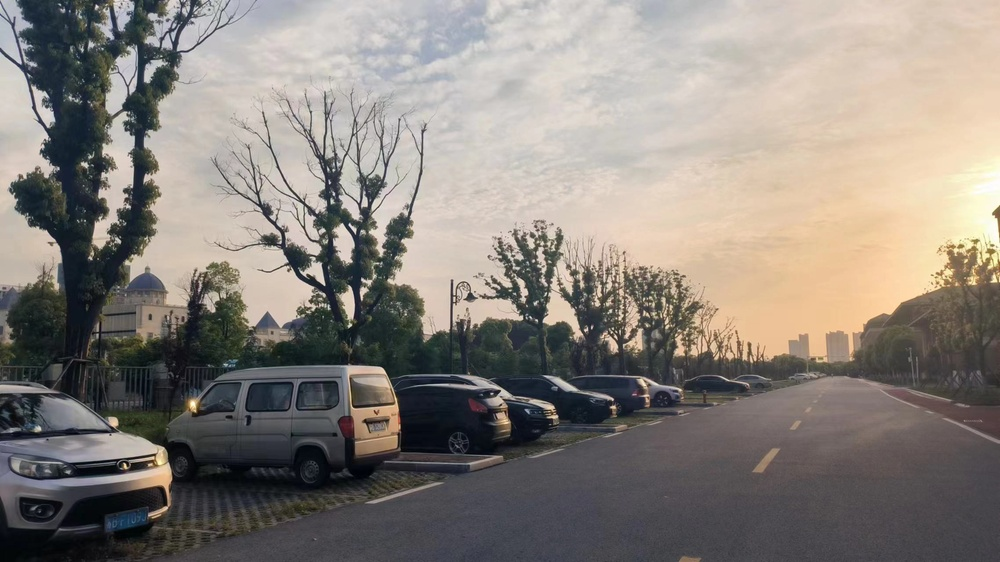
#> input picture 实践1/images/2-1.jpg, 1000 x 562 px, shrunk from 2275 x 1279 before the run
$ jupyter execute Untitled.ipynb
#> lines starting #> are read from the running program, lines starting #| are printed output that depends on the picture
[cell 1]
# 图像拼接
import cv2
import cv2 as cv
import numpy as np
import matplotlib.pyplot as plt

# 读取待拼接图像
MIN = 10
img1 = cv.imread('images/2-1.jpg')
#> img1 is the input picture: shape (562, 1000, 3); mean B, G, R 123.7, 130.1, 136.7
img2 = cv.imread('images/2-2.jpg')
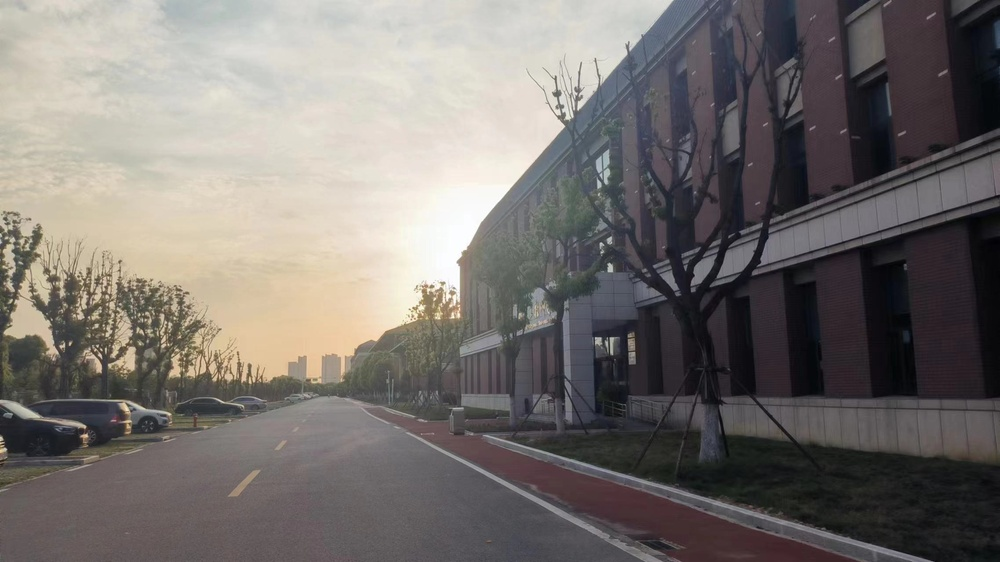
#> input picture 实践1/images/2-2.jpg, 1000 x 562 px, shrunk from 2275 x 1279 before the run
#> img2 is the input picture: shape (562, 1000, 3); mean B, G, R 110.8, 114, 118.9
# 统一图像大小
height1 = int(img1.shape[0])
#> height1 = 562
width1 = int(img1.shape[1])
#> width1 = 1000
dim = (width1, height1)
#> dim = (1000, 562)
img2 = cv.resize(img2, dim, interpolation=cv.INTER_AREA)

# 创建SIFT特征点检测
sift = cv.SIFT_create()

# 检测兴趣点并计算描述子
kp1, describe1 = sift.detectAndCompute(img1, None)
#> kp1 = 2366 keypoints; strongest (x, y, size): (350, 225, 1.8), (193, 404, 6.5), (354, 229, 3.2), (114, 422, 6.2)
kp2, describe2 = sift.detectAndCompute(img2, None)
#> kp2 = 1542 keypoints; strongest (x, y, size): (70, 344, 2.1), (100, 355, 2.3), (85, 436, 3.8), (610, 268, 4.9)

# 使用OpenCV中的FLANN匹配算法进行特征匹配，并返回最近邻和次近邻匹配的结果
FLANN_INDEX_KDTREE = 0
indexParams = dict(algorithm=FLANN_INDEX_KDTREE, trees=5)
searchParams = dict(checks=50)
flann = cv.FlannBasedMatcher(indexParams,searchParams)
matches = flann.knnMatch(describe1, describe2, k=2)
#> matches = 2366 matches

# 储存特征匹配最好的优质匹配点对

good = []
for m,n in matches:
    if m.distance < 0.65 * n.distance:
        good.append(m)
#> after the loop, good = 314 matches

# 可视化特征匹配结果,并保存
pic3 = cv.drawMatches(img1=img1, keypoints1=kp1, img2=img2, keypoints2=kp2, matches1to2=good, outImg=None)
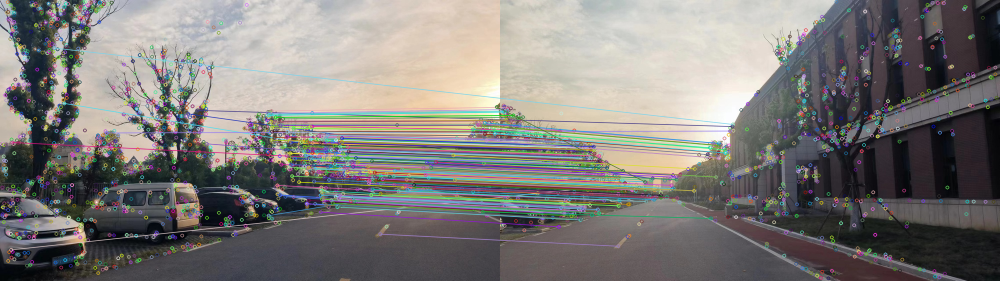
#> pic3: shape (562, 2000, 3) (shown at 1/2 size); mean B, G, R 120.8, 123.4, 126.4
cv.imwrite(r'/Users/xionglulu/Downloads/project1/m11.jpg', pic3)

# RANSAC算法计算单应性矩阵
if len(good) > MIN:
    src_pts = np.float32([kp1[m.queryIdx].pt for m in good]).reshape(-1, 1, 2)
#> src_pts = 314 rows, first 8: [22.14, 499.3], [23.92, 284.5], [108.1, 95.72], [128.2, 206.4], [212.8, 265.4], [376, 227.2], [394.4, 220.2], [413.1, 287.2]
    tge_pts = np.float32([kp2[m.trainIdx].pt for m in good]).reshape(-1, 1, 2)
#> tge_pts = 314 rows, first 8: [289.6, 363.2], [345.5, 349.8], [465.4, 248.5], [53.51, 359], [459.6, 261.5], [304.9, 356.5], [464.2, 252.6], [31.74, 334.1]
    M, mask = cv.findHomography(src_pts, tge_pts, cv.RANSAC, 2)
#> M = [[3.23, -0.369, -1634.1], [0.888, 2.54, -572.6], [0.00234, -0.000322, 1]]; mask = 314 values, max 1 at index 8, min 0 at index 0, mean 0.86
    # 源图像img2图像扭曲（透视变换）
    warpimg = cv.warpPerspective(img2, np.linalg.inv(M), (img1.shape[1] + img2.shape[1], img2.shape[0]))
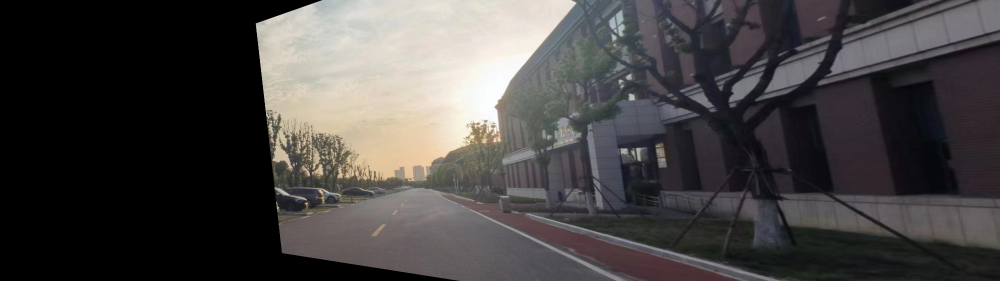
#> warpimg: shape (562, 2000, 3) (shown at 1/2 size); mean B, G, R 67.6, 68.1, 70.9
    cv.namedWindow("warpimg", cv.WINDOW_NORMAL)
    cv.imshow('warpimg',warpimg)
    # 拼接图像
    direct = warpimg.copy()
    direct[0:img1.shape[0], 0:img1.shape[1]] = img1
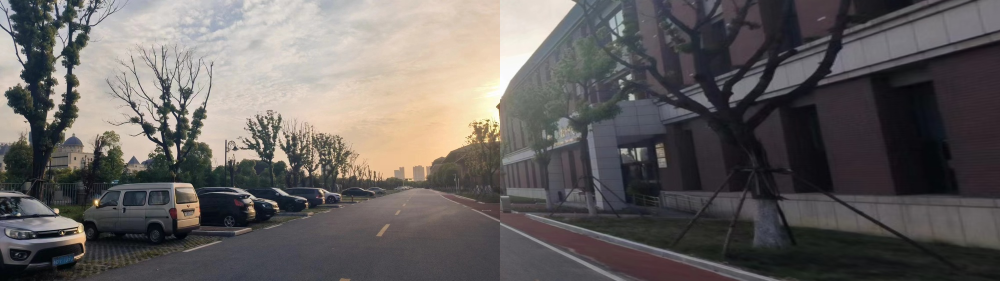
#> direct: shape (562, 2000, 3) (shown at 1/2 size); mean B, G, R 95.7, 97, 101.3
    rows, cols = img1.shape[:2]
#> rows = 562; cols = 1000

    left = 0
    right = cols
#> right = 1000
    # 找到img1和warpimg重叠的最左边界
    for col in range(0, cols):
        if img1[:, col].any() and warpimg[:, col].any():
            left = col
        break
    # 找到img1和warpimg重叠的最右边界
    for col in range(cols - 1, 0, -1):
        if img1[:, col].any() and warpimg[:, col].any():
            right = col
        break
    # 图像融合
    res = np.zeros([rows, cols, 3], np.uint8)

    for row in range(0, rows):
        for col in range(0, cols):
            if not img1[row, col].any():
                res[row, col] = warpimg[row, col]
            elif not warpimg[row, col].any():
                res[row, col] = img1[row, col]
            else:
                # 重叠部分加权平均
                srcimgLen = float(abs(col - left))
                testimgLen = float(abs(col - right))
                alpha = srcimgLen / (srcimgLen + testimgLen)
                res[row, col] = np.clip(img1[row, col] * (1 - alpha) + warpimg[row, col] * alpha, 0, 255)
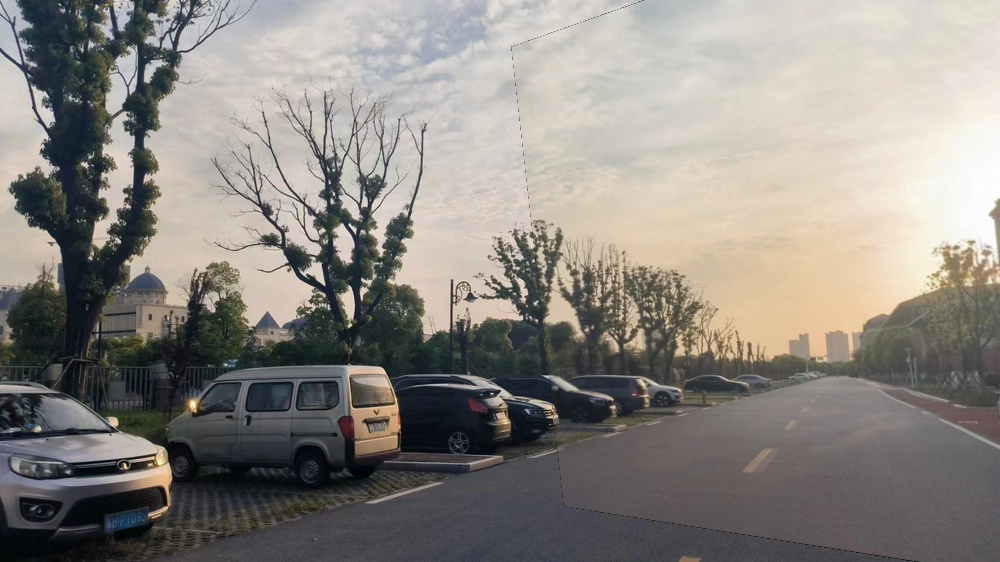
#> res: shape (562, 1000, 3); mean B, G, R 128.8, 134.1, 138.5


    warpimg[0:img1.shape[0], 0:img1.shape[1]] = res
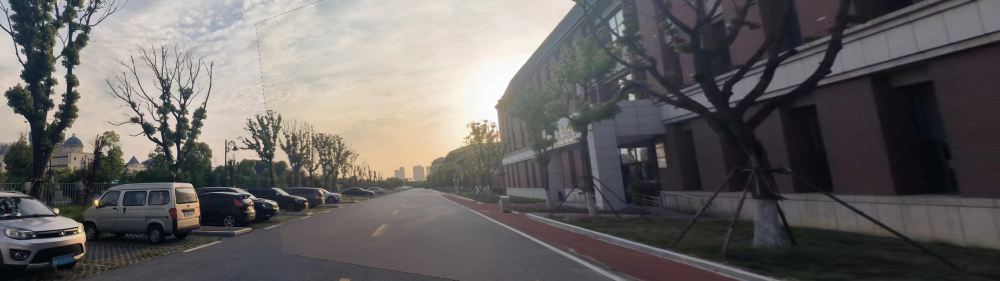
#> warpimg: shape (562, 2000, 3) (shown at 1/2 size); mean B, G, R 98.2, 99, 102.2
    img3 = cv.cvtColor(direct, cv.COLOR_BGR2RGB)
    plt.imshow(img3), plt.show()
    plt.imsave('img3.png',img3)
    img4 = cv.cvtColor(warpimg, cv.COLOR_BGR2RGB)
    plt.imshow(img4), plt.show()
    plt.imsave('img4.png',img4)
    cv.waitKey()
    cv.destroyAllWindows()

else:
    print("not enough matches!")
